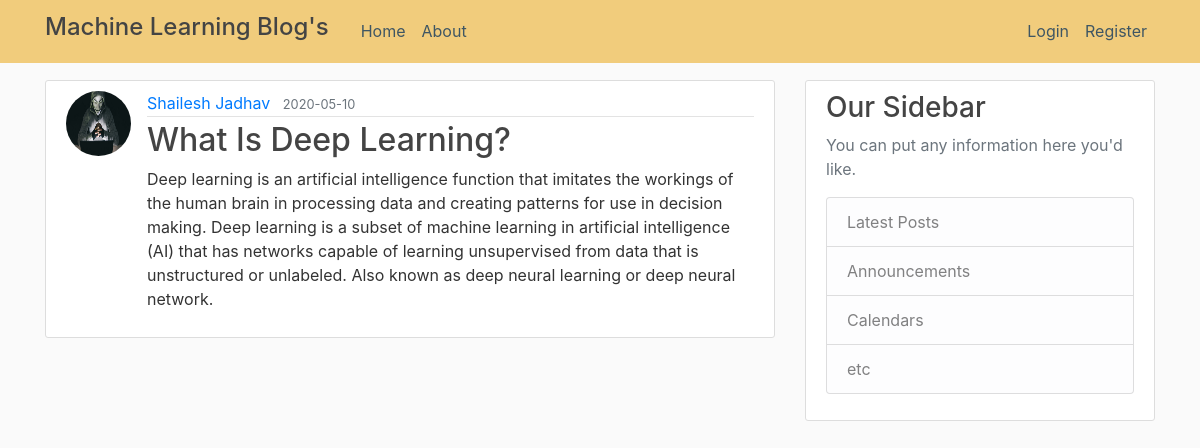
The page /post/5 on the database its author committed.
### Flaskblog/models.py (models this page shows, shortened)
class User(db.Model, UserMixin):
    id = db.Column(db.Integer, primary_key=True)
    username = db.Column(db.String(20), unique=True, nullable=False)
    email = db.Column(db.String(120), unique=True, nullable=False)
    image_file = db.Column(db.String(20), nullable=False, default='default.jpg')
    password = db.Column(db.String(60), nullable=False)
    posts = db.relationship('Post', backref='author', lazy=True)

class Post(db.Model):
    id = db.Column(db.Integer, primary_key=True)
    title = db.Column(db.String(100), nullable=False)
    date_posted = db.Column(db.DateTime, nullable=False, default=datetime.utcnow)
    content = db.Column(db.Text, nullable=False)
    user_id = db.Column(db.Integer, db.ForeignKey('user.id'), nullable=False)

### Flaskblog/routes.py (the view)
@app.route("/post/<int:post_id>")
def post(post_id):
    post = Post.query.get_or_404(post_id)
    return render_template('post.html', title=post.title, post=post)

### Flaskblog/templates/post.html (shortened to what this page needs)
{% extends "layout.html" %}
{% block content %}
  <article class="media content-section">
    <img class="rounded-circle article-img" src="{{ url_for('static', filename='profile_pics/' + post.author.image_file) }}">
    <div class="media-body">
      <div class="article-metadata">
        <a class="mr-2" href="{{ url_for('user_posts', username=post.author.username) }}">{{ post.author.username }}</a>
        <small class="text-muted">{{ post.date_posted.strftime('%Y-%m-%d') }}</small>
      </div>
      <h2 class="article-title">{{ post.title }}</h2>
      <p class="article-content">{{ post.content }}</p>
    </div>
  </article>
{% endblock content %}

### Flaskblog/static/main.css (style rules this page uses)
body { background: #fafafa; color: #333333; margin-top: 5rem; }
h1, h2, h3, h4, h5, h6 { color: #444444; }
.content-section { background: #ffffff; padding: 10px 20px; border: 1px solid #dddddd; border-radius: 3px; margin-bottom: 20px; }
.article-title { color: #444444; }
.article-content { white-space: pre-line; }
.article-img { height: 65px; width: 65px; margin-right: 16px; }
.article-metadata { padding-bottom: 1px; margin-bottom: 4px; border-bottom: 1px solid #e3e3e3 }

### rows shown on the page
User: image_file (picture), author.username "Shailesh Jadhav"
Post: date_posted "2020-05-10", title "What Is Deep Learning?", content "Deep learning is an artificial intelligence function that imitates the workings of the human brain in processing data and creating patterns for use in decision making. Deep learning is a subset of machine learning in artificial intelligence (AI) that has networks capable of learning unsupervised from data that is unstructured or unlabeled. Also known as deep neural learning or deep neural network."
